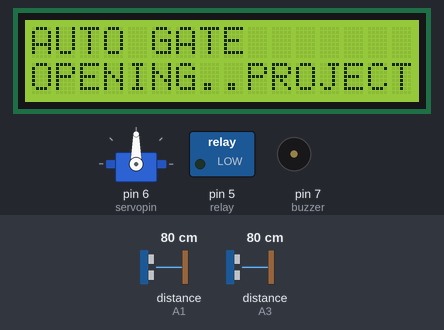
Recording of a sketch running on a simulated Arduino Uno, built with avr-gcc and run on an emulated ATmega328P. Parts: servo, 16×2 character LCD, switched loads named in the sketch (green lamp = pin HIGH), buzzer (waves = sounding, pin HIGH). Wiring (inferred from the names in the program): 2 × ultrasonic range finder: trigger A0, echo A1 / trigger A2, echo A3. Inputs (shaded band) come from the test bench; at power-on: distance to the obstacle (sensors on A3, A1) 80 cm. The echo pulse lasts 58.3 µs per cm; pins used as bus, display or sensor lines are not drawn; what the sketch prints to the serial monitor is not drawn.

Above: at 6.2 s.
6.3 s: distance to the obstacle (sensor on A3) set to 13 cm
7.8 s: distance to the obstacle (sensor on A3) set to 10 cm
At 8.7 s:
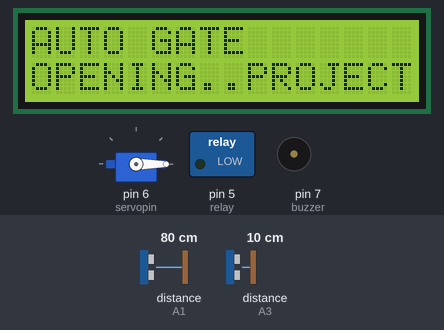
At 9.3 s:
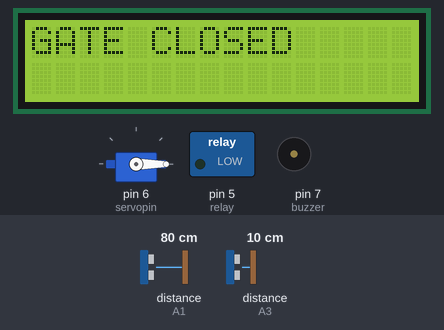
10.8 s: distance to the obstacle (sensor on A1) set to 13 cm
13.5 s: distance to the obstacle (sensor on A1) set to 10 cm
At 16.0 s:
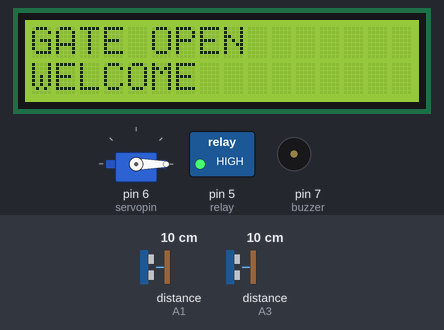
Timing chart, 0 to 17.5 s (numbered marks = the images above; inputs shaded):
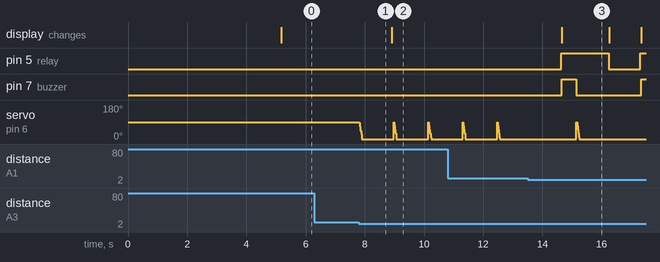

The sketch:

door_opening_using_servo_and_utra.ino
```cpp
#include <Wire.h>
#include <LiquidCrystal_I2C.h>
LiquidCrystal_I2C lcd(0x27,16,2);

#include<Servo.h>
int trig1=A0;
int echo1=A1;
int trig2=A2;
int echo2=A3;
int servopin=6;
int pos;
int distance1;
int distance2;
int duration1;
int duration2;
int buzzer=7;
int redpin=8;
int relay=5;
int greenpin=9;
Servo myservo; //creating an object


void setup() {
  // put your setup code here, to run once:
Serial.begin(9600);
myservo.attach(servopin);
pinMode(trig1,OUTPUT);
pinMode(echo1,INPUT);
pinMode(trig2,OUTPUT);
pinMode(echo2,INPUT);
pinMode(relay,OUTPUT);
pinMode(buzzer,OUTPUT);

welcome_msg();
delay(5000);


}

void loop() {
 digitalWrite(trig1, LOW);
delayMicroseconds(5);
digitalWrite(trig1, HIGH);
delayMicroseconds(10);
digitalWrite(trig1, LOW);
pinMode(echo1, INPUT);
duration1= pulseIn(echo1, HIGH);
distance1 = (duration1/2) / 29.1;
Serial.println(distance1);
delay(50);

digitalWrite(trig2, LOW);
delayMicroseconds(5);
digitalWrite(trig2, HIGH);
delayMicroseconds(10);
digitalWrite(trig2, LOW);
pinMode(echo2, INPUT);
duration2= pulseIn(echo2, HIGH);
distance2 = (duration2/2) / 29.1;


if (distance1<=10){
 open_door();
  digitalWrite(buzzer,HIGH);
  delay(500);
  digitalWrite(buzzer,LOW);
}

if (distance2<=10){
 close_door();
}

if (distance1 &&distance2>10){
  default_display();
}
}
void close_door(){

   for(pos = 90; pos>=0; pos-=5)
        {
        myservo.write(pos);
        delay(5);
        }
   digitalWrite(greenpin,HIGH);
  delay(500);
  digitalWrite(greenpin,LOW);
   delay(500);
   digitalWrite(relay,LOW);
   lcd.clear();
   lcd.setCursor(0,0);
   lcd.print("GATE CLOSED");
}

void open_door(){

   for(pos = 0; pos>=90; pos+=5)
        {
        myservo.write(pos);
        delay(5);
        }
      digitalWrite(redpin,HIGH);
        delay(500);
      digitalWrite(redpin,LOW);
         delay(500);
      digitalWrite(relay,HIGH);

       lcd.clear();
       lcd.setCursor(0,0);
       lcd.print("GATE OPEN");
        lcd.setCursor(0,1);
       lcd.print("WELCOME");


}

void welcome_msg(){
   lcd.init();
  lcd.backlight();
  lcd.setCursor(0,0);
  lcd.print("TECH FRIDAY");
  lcd.setCursor(0,1);
  lcd.print("WELCOME ALL");

}

void default_display(){
  lcd.clear();
   lcd.setCursor(0,0);
   lcd.print("AUTO GATE");
    lcd.setCursor(0,1);
   lcd.print("OPENING..PROJECT");

}
```

Measured:
- the behaviour switches between 12 and 11 cm on distance to the obstacle (sensor on A3) (found by bisection; images 0 and 1)
- the behaviour switches between 12 and 11 cm on distance to the obstacle (sensor on A1) (found by bisection; images 2 and 3)
- after the input at 6.3 s, every drawn part: stays the same
- after the input at 7.8 s, servo on pin 6 (servopin): ramps from 90° to 0° and jumps back, once every 1.2 s
- after the input at 13.5 s, pin 5 (relay): LOW → HIGH after 1.1 s, → LOW 1.6 s later, → HIGH 1.1 s later; pin 7 (buzzer): LOW → HIGH after 1.1 s, → LOW 0.50 s later, → HIGH 2.2 s later; the display: changes after 1.1 s (image 3)
- what the display in image 3 shows lasts 1.7 s, from 14.6 s to 16.3 s
